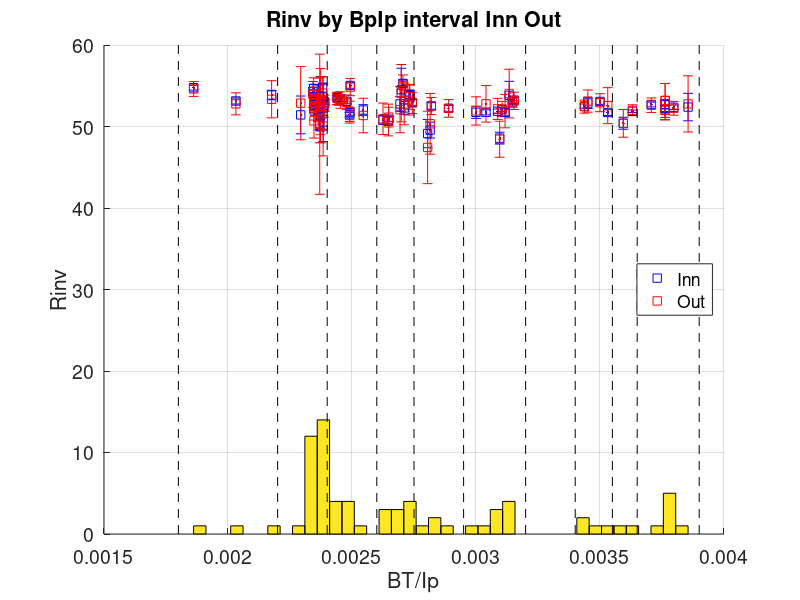

MATLAB code to generate this figure:
%%%%%%%%%%%%%%%%%%%%%%%%%%%%%%%%%%%%%%%%%%%%%%%%%%%%%%%%%%%%%%%%%%%%%%%%%%%%%%%%
% 2025-05-27
% Nick Mordovin results
DATARint = csvread("interval_inversion.csv")
% read results
ShotInt = DATARint (2:end, 1);
Rinnmid = DATARint (2:end, 2);
Rinnrad = DATARint (2:end, 3);
Routmid = DATARint (2:end, 4);
Routrad = DATARint (2:end, 5);
BtInt = DATARint (2:end, 6);
IpInt = DATARint (2:end, 7);
for ii = 1:length(ShotInt)
  BtIpInt(ii)=  BtInt (ii) / IpInt(ii);
end
%
figure
hold on
errorbar(BtIpInt, Rinnmid, Rinnrad,"~.b");
errorbar(BtIpInt, Routmid, Routrad,"~.r");
p1 = plot(BtIpInt, Rinnmid, 'sb')
p2 = plot(BtIpInt, Routmid, 'sr')
 lgd12 = legend([p1 p2 ], ...
  {'Inn', 'Out'})
  set(lgd12, 'fontsize', 14);
    set(lgd12, 'location', 'east');
set(gca, 'fontsize', 14)
xlabel('BT/Ip')
ylabel('Rinv')
grid on
##titlestr = strcat('Rinv vs BpIp interval Inn Out')
##title(titlestr)
##figure_name_out=strcat(titlestr, '.png')
##print('-dpng', '-r300', figure_name_out), pwd

%figure
hist(BtIpInt, 40)
%
xxBtIp = [0.0018 0.0022 0.0024 0.0026 0.00275 0.00295 0.0032 0.0034 0.00355 0.00365 0.0039 ]
for ii = 1 : length (xxBtIp)
  xx = [xxBtIp(ii) xxBtIp(ii)]
  yy = [0 60 ]
  plot(xx, yy, '--k')
end
%
##xx = [0.0018 0.0018]
##yy = [0 60 ]
##plot(xx, yy, '--k')
##xx = [0.0022 0.0022]
##plot(xx, yy, '--k')
##xx = [0.0024 0.0024]
##plot(xx, yy, '--k')
##xx = [0.0026 0.0026]
##plot(xx, yy, '--k')
##xx = [0.00275 0.00275]
##plot(xx, yy, '--k')
##xx = [0.00295 0.00295]
##plot(xx, yy, '--k')
##xx = [0.0032 0.0032]
##plot(xx, yy, '--k')
##xx = [0.0034 0.0034]
##plot(xx, yy, '--k')
##xx = [0.00355 0.00355]
##plot(xx, yy, '--k')
##xx = [0.00365 0.00365]
##plot(xx, yy, '--k')
titlestr = strcat('Rinv by BpIp interval Inn Out')
title(titlestr)
figure_name_out=strcat(titlestr, '.png')
print('-dpng', '-r300', figure_name_out), pwd

ii = 1
[BtIpIntInd] = find(BtIpInt > xxBtIp(ii) & BtIpInt < xxBtIp(ii+1))
RinvGmidOUT = Routmid(BtIpIntInd)
RinvGradOUT = Routrad(BtIpIntInd)

%%%%%%%%%%%%%%%%%%%%%%%%%%%%%%%%%%%%%%%%%%%%%%%%%%%%%%%%%%%%%%%%%%%%%%%%%%%%%%%%

